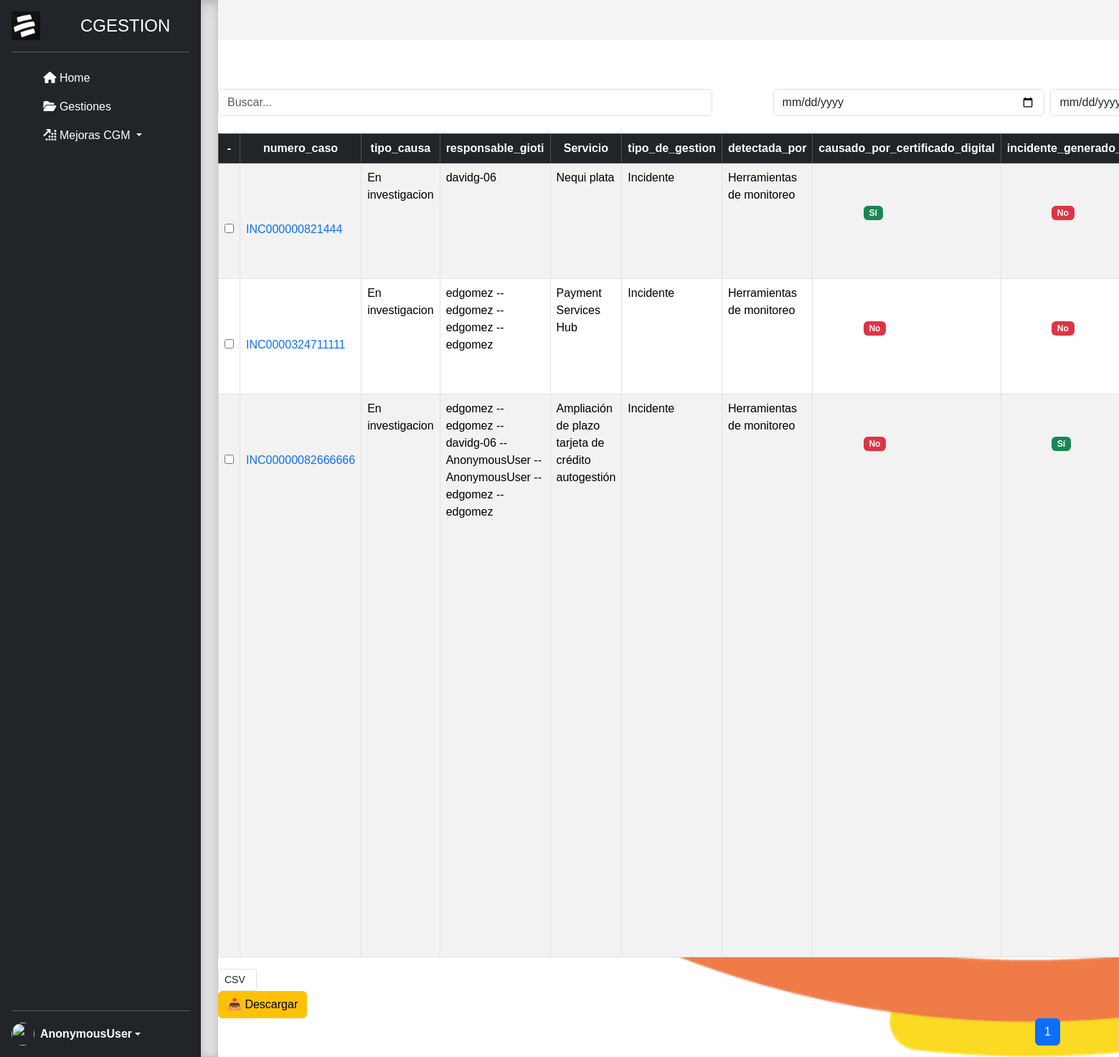
The app's page /listar_gestiones_en_investigacion/, older data.
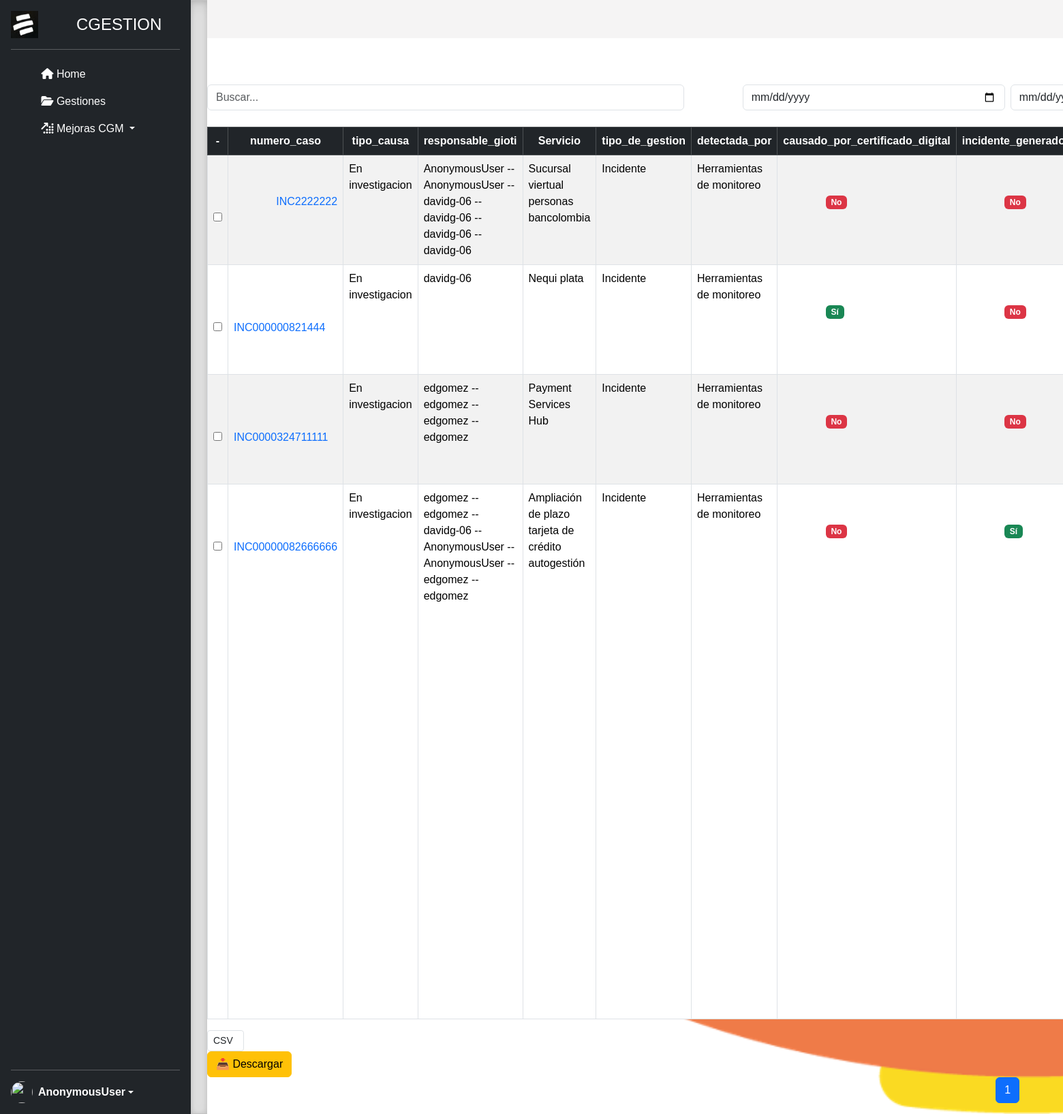
The same page, newer data.
### gestiones/models.py (models this page shows, shortened)
class Gestion(models.Model):
    servicio = models.CharField(max_length=250, verbose_name='Servicio', null=True, blank=True)
    tipo_de_gestion = models.CharField(max_length=250, verbose_name='Tipo de gestion', null=True, blank=True)
    numero_caso = models.CharField(max_length=250, verbose_name='Numero de caso', null=True, blank=True)
    detectada_por = models.CharField(max_length=250, verbose_name='Detectado por', null=True, blank=True)
    causado_por_certificado_digital = models.BooleanField(default=False, verbose_name='Causado por certificado digital')
    incidente_generado_por_OC = models.BooleanField(default=False, verbose_name='Incidente generado por OC')
    atribuible_a = models.CharField(max_length=30, verbose_name='Atribuible a', null=True, blank=True)
    tipo_de_falla = models.CharField(max_length=30, verbose_name='Tipo de falla', null=True, blank=True)
    detalle = models.TextField(verbose_name='Detalle', null=True, blank=True)
    tipo_causa = models.CharField(max_length=30, verbose_name='Tipo_causa', null=True, blank=True)
    causa = models.TextField(verbose_name='Causa', null=True, blank=True)
    validaciones = models.TextField(verbose_name='Validaciones', null=True, blank=True)
    solucion = models.TextField(verbose_name='Solucion', null=True, blank=True)
    responsable_gioti = models.CharField(max_length=250, verbose_name='Responsable gioti')
    fecha_hora_inicial = models.DateTimeField("Fecha y Hora Inicial", auto_now=False, auto_now_add=False )
    fecha_hora_final = models.DateTimeField("Fecha y Hora Final", null=True, blank=True)
    postular_amg = models.BooleanField(default=False, verbose_name='Postular AMG')
    gioti = models.BooleanField(default=False, verbose_name='GIOTI')
    class Meta:
        verbose_name = 'Gestion'
        verbose_name_plural = 'Gestiones'
        ordering=['-id']

### gestiones/views.py (the view)
# urls.py: path('listar_gestiones_en_investigacion/', views.listar_gestiones_en_investigacion, name='listar_gestiones_en_investigacion'),
def listar_gestiones_en_investigacion(request):
    first_name = request.user.first_name if request.user.is_authenticated else "Invitado"
    query = request.GET.get('q', '')
    gestion = Gestion.objects.filter(tipo_causa="En investigacion").filter(
        Q(servicio__icontains=query) |
        Q(tipo_de_gestion__icontains=query) |
        Q(numero_caso__icontains=query) |
        Q(detectada_por__icontains=query) |
        Q(causado_por_certificado_digital__icontains=query) |
        Q(incidente_generado_por_OC__icontains=query) |
        Q(atribuible_a__icontains=query) |
        Q(tipo_de_falla__icontains=query) |
        Q(detalle__icontains=query) |
        Q(tipo_causa__icontains=query) |
        Q(causa__icontains=query) |
        Q(validaciones__icontains=query) |
        Q(solucion__icontains=query) |
        Q(responsable_gioti=query) |
        Q(fecha_hora_inicial__icontains=query) |
        Q(fecha_hora_final__icontains=query)
    )
    gestion = gestion.order_by('-fecha_hora_inicial')
    paginator = Paginator(gestion, 10)
    page_number = request.GET.get('page')
    page_obj = paginator.get_page(page_number)
    return render(request, "listar_gestiones_investigacion.html", {
        "page_obj": page_obj,
        "query": query,
        "first_name": first_name
    })

### gestiones/templates/listar_gestiones_investigacion.html (shortened to what this page needs)
{% extends "layout.html" %}
{% block content %}
<nav class="navbar navbar-expand-lg px-3" style="background-color:  rgb(245, 244, 244);">
  <div class="container-fluid">
  </div>
</nav>
<br>
<div class="d-flex justify-content-end">
</div>
<form method="GET" action="{% url 'listar_gestiones_en_investigacion' %}">
  <div class="row g-2 align-items-center">
    <div class="col-md-4">
      <input type="text" name="q" class="form-control form-control"
             style="width: 90%;" placeholder="Buscar..."
             value="{{ query|default:'' }}">
    </div>
    <div class="col-md-2">
      <input type="date" name="fecha_inicio" class="form-control form-control" value="{{ fecha_hora_inicial }}">
    </div>
    <div class="col-md-2">
      <input type="date" name="fecha_fin" class="form-control form-control" value="{{ fecha_hora_final }}">
    </div>
  </div>
</form>
<br>
<form method="GET" action="{% url 'descargar_gestiones' %}">
  <div class="d-flex justify-content-between">
  <div class="table-responsive">
    <table class="table table-striped table-bordered table-hover">
      <thead class="table-dark">
        <tr>
          <th class="text-center">-</th>
          <th class="text-center">numero_caso</th>
          <th class="text-center">tipo_causa</th>
          <th class="text-center">responsable_gioti</th>
          <th class="text-center">Servicio</th>
          <th class="text-center">tipo_de_gestion</th>
          <th class="text-center">detectada_por</th>
          <th class="text-center">causado_por_certificado_digital</th>
          <th class="text-center">incidente_generado_por_OC</th>
        </tr>
      </thead>
      <tbody>
        {% for gestion in page_obj %}
        <tr>
          <td>
            <input type="checkbox" name="gestiones" value="{{ gestion.id }}">
          </td>
          <td>
            <a href="{% url 'editar_gestion' gestion.id %}" class="text-decoration-none">
              {{ gestion.numero_caso }}
            </a>
          </td>
          <td>{{ gestion.tipo_causa }}</td>
          <td>{{ gestion.responsable_gioti }}</td>
          <td>{{ gestion.servicio }}</td>
          <td>{{ gestion.tipo_de_gestion }}</td>
          <td>{{ gestion.detectada_por }}</td>
          <td>
            {% if gestion.causado_por_certificado_digital %}
              <span class="badge bg-success">Sí</span>
            {% else %}
              <span class="badge bg-danger">No</span>
            {% endif %}
          </td>
          <td>
            {% if gestion.incidente_generado_por_OC %}
              <span class="badge bg-success">Sí</span>
            {% else %}
              <span class="badge bg-danger">No</span>
            {% endif %}
          </td>
        </tr>
        {% endfor %}
      </tbody>
    </table>
    <div>
      <select name="formato" class="form-control form-control-sm" style="width: auto;">
        <option value="csv">CSV</option>
      </select>
    </div>
    <button type="submit" class="btn btn-warning mx-6">
      📥 Descargar
    </button>
  </div>
  </div>
</form>
<nav aria-label="Page navigation">
  <ul class="pagination justify-content-center">
    {% for num in page_obj.paginator.page_range %}
    <li class="page-item {% if num == page_obj.number %}active{% endif %}">
      <a class="page-link" href="?q={{ query }}&page={{ num }}">{{ num }}</a>
    </li>
    {% endfor %}
  </ul>
</nav>
{% endblock %}

Row changes from the older to the newer data that the page shows:
added Gestion: numero_caso "INC2222222", tipo_causa "En investigacion", responsable_gioti "AnonymousUser -- AnonymousUser -- davidg-06 -- davidg-06 -- davidg-06 -- davidg-06", servicio "Sucursal viertual personas bancolombia", tipo_de_gestion "Incidente", detectada_por "Herramientas de monitoreo", causado_por_certificado_digital "No", incidente_generado_por_OC "No"
